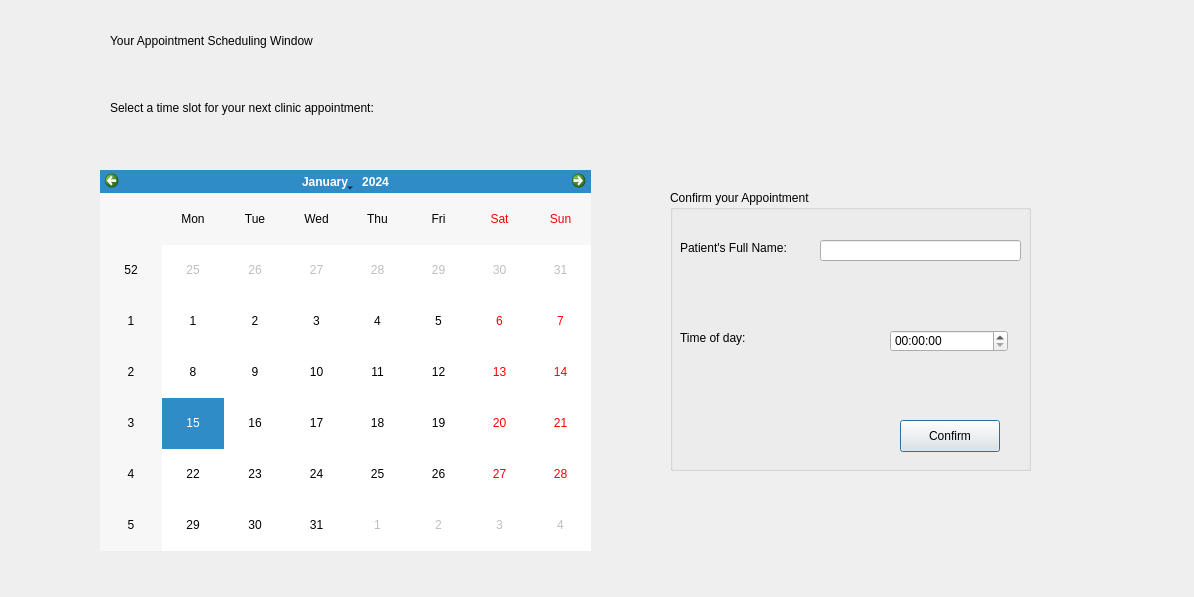
<?xml version="1.0" encoding="UTF-8"?>
<ui version="4.0">
 <class>DocAppt</class>
 <widget class="QDialog" name="DocAppt">
  <property name="geometry">
   <rect>
    <x>0</x>
    <y>0</y>
    <width>1194</width>
    <height>597</height>
   </rect>
  </property>
  <property name="windowTitle">
   <string>Dialog</string>
  </property>
  <widget class="QLabel" name="ApptWelcomelabel">
   <property name="geometry">
    <rect>
     <x>110</x>
     <y>20</y>
     <width>311</width>
     <height>41</height>
    </rect>
   </property>
   <property name="text">
    <string>Your Appointment Scheduling Window</string>
   </property>
  </widget>
  <widget class="QCalendarWidget" name="ApptSelectionDOCcalendarWidget">
   <property name="geometry">
    <rect>
     <x>100</x>
     <y>170</y>
     <width>491</width>
     <height>381</height>
    </rect>
   </property>
  </widget>
  <widget class="QLabel" name="ApptSelectionlabel">
   <property name="geometry">
    <rect>
     <x>110</x>
     <y>100</y>
     <width>301</width>
     <height>16</height>
    </rect>
   </property>
   <property name="text">
    <string>Select a time slot for your next clinic appointment: </string>
   </property>
  </widget>
  <widget class="QGroupBox" name="ApptDOCgroupBox">
   <property name="geometry">
    <rect>
     <x>670</x>
     <y>190</y>
     <width>361</width>
     <height>281</height>
    </rect>
   </property>
   <property name="title">
    <string>Confirm your Appointment</string>
   </property>
   <widget class="QLabel" name="ApptDOCpatientlabel">
    <property name="geometry">
     <rect>
      <x>10</x>
      <y>50</y>
      <width>121</width>
      <height>16</height>
     </rect>
    </property>
    <property name="text">
     <string>Patient's Full Name: </string>
    </property>
   </widget>
   <widget class="QLineEdit" name="ApptDOCpatientlineEdit">
    <property name="geometry">
     <rect>
      <x>150</x>
      <y>50</y>
      <width>201</width>
      <height>21</height>
     </rect>
    </property>
   </widget>
   <widget class="QTimeEdit" name="ApptDOCpatienttimeEdit">
    <property name="geometry">
     <rect>
      <x>220</x>
      <y>140</y>
      <width>118</width>
      <height>22</height>
     </rect>
    </property>
   </widget>
   <widget class="QLabel" name="ApptDOCtimelabel">
    <property name="geometry">
     <rect>
      <x>10</x>
      <y>140</y>
      <width>171</width>
      <height>16</height>
     </rect>
    </property>
    <property name="text">
     <string>Time of day: </string>
    </property>
   </widget>
   <widget class="QPushButton" name="ApptDOCconfpushButton">
    <property name="geometry">
     <rect>
      <x>230</x>
      <y>230</y>
      <width>100</width>
      <height>32</height>
     </rect>
    </property>
    <property name="text">
     <string>Confirm</string>
    </property>
   </widget>
  </widget>
 </widget>
 <resources/>
 <connections/>
</ui>
